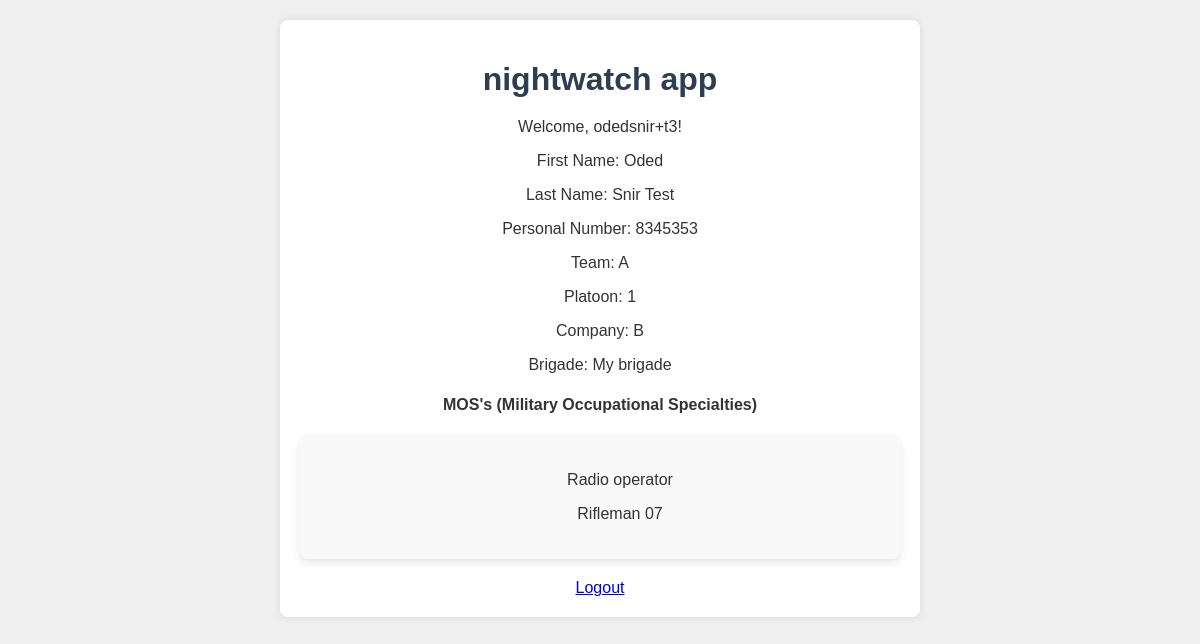
Page / (signed in) on the committed database.
### myapp/models.py (models this page shows, shortened)
class Brigade(models.Model):
    name = models.CharField(max_length=100, null=True, blank=True)
    number = models.IntegerField(null=False)
    commander = models.ForeignKey('NightwatchUser', related_name='brigade_commander', on_delete=models.CASCADE, null=True,
                                  blank=True)
    second_commander = models.ForeignKey('NightwatchUser', related_name='brigade_second_commander', on_delete=models.CASCADE,
                                         null=True, blank=True)

class MOS(models.Model):
    name = models.CharField(max_length=100, null=False, unique=True)
    description = models.TextField()
    def __str__(self):
        return self.name

### myapp/views.py (the view)
# urls.py: path('', views.profile_view, name= "home"),
def profile_view(request: HttpRequest):
    user = request.user
    profile_data:dict = {}
    if user is not None and user.is_authenticated:
        profile_data.update(model_to_dict(user))
        nightwatch_user = NightwatchUser.objects.filter(user=user).first()
        if nightwatch_user is not None:
            profile_data.update(nightwatch_user.get_presentable_dict())
    return render(request, 'index.html', {'profile_data': profile_data})

### myapp/models.py (called while the page is built)
    def get_presentable_dict(self):
        dict = model_to_dict(self)
        if self.brigade is not None:
            dict['brigade'] = self.brigade.name
        if self.company is not None:
            dict['company'] = self.company.letter
        if self.platoon is not None:
            dict['platoon'] = self.platoon.letter
        if self.team is not None:
            dict['team'] = self.team.letter
        return dict

### myapp/templates/index.html (shortened to what this page needs)
{% load static %}
<!DOCTYPE html>
<html lang="en">
<head>
    <link rel="stylesheet" href="{% static 'styles/styles.css' %}" >
</head>
<body>
<div class="container">
        <h1>
        nightwatch app
    </h1>
    {% if user.is_authenticated %}
        <p>Welcome, {{ user.username }}! </p>
        <p>First Name: {{ profile_data.first_name }} </p>
        <p>Last Name: {{ profile_data.last_name }}</p>
        <p>Personal Number: {{ profile_data.personal_number }}</p>
        <p>Team: {{ profile_data.team }}</p>
        <p>Platoon: {{ profile_data.platoon }}</p>
        <p>Company: {{ profile_data.company }}</p>
        <p>Brigade: {{ profile_data.brigade}}</p>
        <div>
            <h4> MOS's (Military Occupational Specialties)</h4>
            <form class="scrollable-mos-list">
                {% for mos in  profile_data.mos%}
                    <ul>{{ mos }}</ul>
                {% endfor %}
            </form>
        </div>
        <a href="{% url 'logout' %}">Logout</a>
    {% endif %}
</div>
</body>
</html>

### myapp/static/styles/styles.css (style rules this page uses)
body { font-family: Arial, sans-serif; background-color: #f0f0f0; color: #333; margin: 0; padding: 0; display: flex; justify-content: center; align-items: flex-start; min-height: 100vh; padding: 20px; box-sizing: border-box; overflow-x: hidden; }
.container { background-color: #fff; padding: 20px; border-radius: 8px; box-shadow: 0 0 10px rgba(0, 0, 0, 0.1); max-width: 600px; width: 100%; text-align: center; margin-bottom: 20px; }
h1 { color: #2c3e50; margin-bottom: 20px; }
form { background-color: #f9f9f9; border-radius: 8px; padding: 20px; max-width: 600px; box-shadow: 0 4px 8px rgba(0, 0, 0, 0.1); margin-bottom: 20px; }

### rows in the picture
Brigade: brigade "My brigade"
MOS: name "Radio operator"
MOS: name "Rifleman 07"

### other values in the picture
{{ user.username }} "odedsnir+t3"
{{ profile_data.first_name }} "Oded"
{{ profile_data.last_name }} "Snir Test"
{{ profile_data.personal_number }} "8345353"
{{ profile_data.team }} "A"
{{ profile_data.platoon }} "1"
{{ profile_data.company }} "B"
